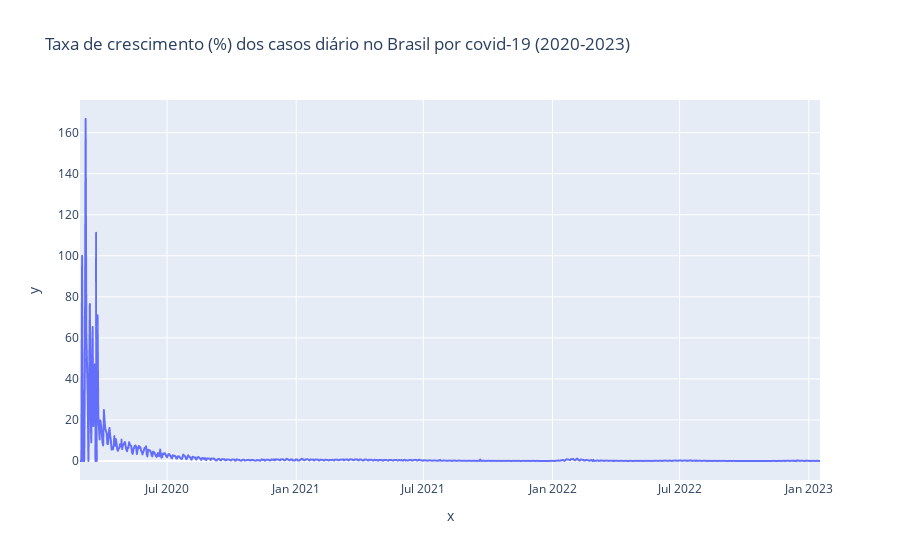

The notebook cell this image was saved under:
### Code cell
primeiro_dia = dfBrasil.Date_reported.loc[dfBrasil.Cumulative_cases > 0].min()

px.line(x = pd.date_range(primeiro_dia, dfBrasil.Date_reported.max())[1:],
     y = tx_diaria, title='Taxa de crescimento (%) dos casos diário no Brasil por covid-19 (2020-2023)')

### Figure 1 — Plotly figure (JSON) as saved in the notebook; plotly's stock layout.template omitted (floating-point values rounded to 4 significant figures; data arrays with more than 128 entries replaced by an {"elided": "..."} marker saying what was removed)
{"data": [{"hovertemplate": "x=%{x}<br>y=%{y}<extra></extra>", "legendgroup": "", "line": {"color": "#636efa", "dash": "solid"}, "marker": {"symbol": "circle"}, "mode": "lines", "name": "", "showlegend": false, "type": "scattergl", "x": {"elided": "1055 str values"}, "xaxis": "x", "y": {"elided": "1055 float values"}, "yaxis": "y"}], "layout": {"legend": {"tracegroupgap": 0}, "title": {"text": "Taxa de crescimento (%) dos casos diário no Brasil por covid-19 (2020-2023)"}, "xaxis": {"anchor": "y", "domain": [0, 1], "title": {"text": "x"}}, "yaxis": {"anchor": "x", "domain": [0, 1], "title": {"text": "y"}}}}
